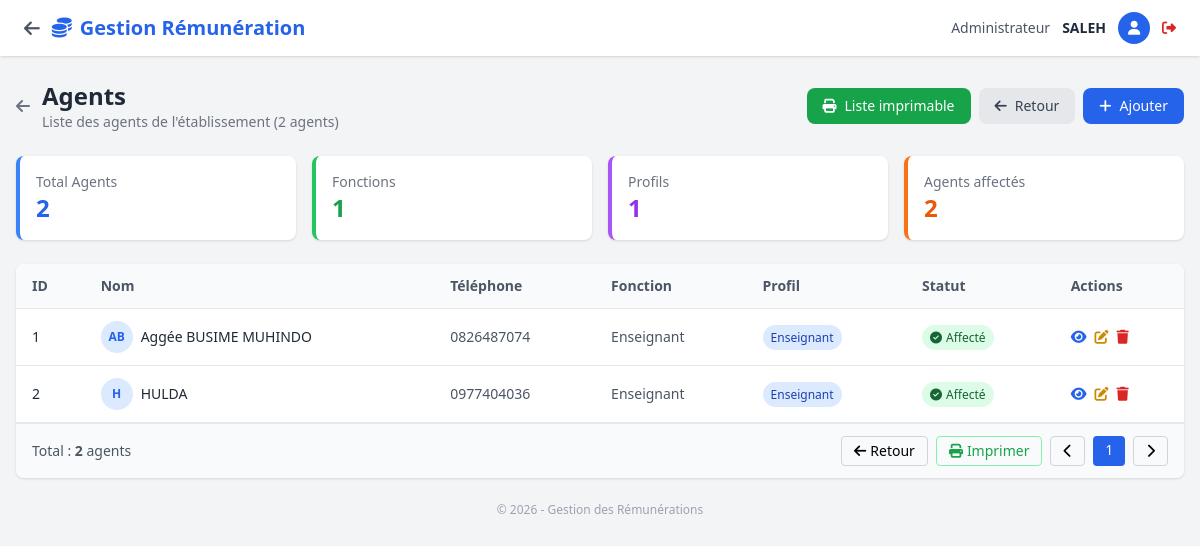
The page /pages/agents/index.php (signed in) on the database its author committed.
### tables this page shows
CREATE TABLE `agent` (
  `id_agent` int(11) NOT NULL,
  `nom_complet` varchar(150) NOT NULL,
  `adresse` varchar(255) DEFAULT NULL,
  `date_naissance` date DEFAULT NULL,
  `telephone` varchar(20) DEFAULT NULL,
  `profil` varchar(100) DEFAULT NULL,
  `lieu_naissance` varchar(100) DEFAULT NULL,
  `fonction` varchar(100) DEFAULT NULL
);

### Classes/Agent.php (called while the page is built, shortened)
<?php
require_once __DIR__ . '/../Config/Database.php';
class Agent {
    private $id_agent;
    private $nom_complet;
    private $telephone;
    private $profil;
    private $fonction;
    public function __construct(
        $nom_complet = null,
        $adresse = null,
        $date_naissance = null,
        $telephone = null,
        $profil = null,
        $lieu_naissance = null,
        $fonction = null,
        $id_agent = null
    ) {
        $this->id_agent = $id_agent;
        $this->nom_complet = $nom_complet;
        $this->telephone = $telephone;
        $this->profil = $profil;
        $this->fonction = $fonction;
    }
    public function getIdAgent() { return $this->id_agent; }
    public function getNomComplet() { return $this->nom_complet; }
    public function getTelephone() { return $this->telephone; }
    public function getProfil() { return $this->profil; }
    public function getFonction() { return $this->fonction; }
    public static function getAll($search = '') {
        $db = Database::getInstance();
        $sql = "SELECT * FROM agent";
        $params = [];
        $sql .= " ORDER BY nom_complet";
        try {
            $stmt = $db->prepare($sql);
            $stmt->execute();
            $agents = [];
            while ($row = $stmt->fetch(PDO::FETCH_ASSOC)) {
                $agents[] = new self(
                    $row['nom_complet'],
                    $row['adresse'],
                    $row['date_naissance'],
                    $row['telephone'],
                    $row['profil'],
                    $row['lieu_naissance'],
                    $row['fonction'],
                    $row['id_agent']
                );
            }
            return $agents;
        } catch (PDOException $e) {
            error_log("Erreur lors de la récupération des agents : " . $e->getMessage());
            return [];
        }
    }
}
?>

### Config/Database.php (called while the page is built, shortened)
<?php
class Database {
    private static $host = 'localhost';
    private static $db_name = 'gestion_remuneration';
    private static $user = 'root';
    private static $password = '';
    private static $conn;
    public static function connect() {
        self::$conn = null;
        try {
            $dsn = 'mysql:host=' . self::$host . ';dbname=' . self::$db_name . ';charset=utf8';
            self::$conn = new PDO($dsn, self::$user, self::$password);
            self::$conn->setAttribute(PDO::ATTR_ERRMODE, PDO::ERRMODE_EXCEPTION);
        } catch (PDOException $e) {
            die('Erreur de connexion : ' . $e->getMessage());
        }
        return self::$conn;
    }
    public static function getInstance() {
        return self::$conn;
    }
}
?>

### pages/agents/index.php (the view, shortened to what this page needs)
<?php
require_once __DIR__ . '/../../Config/Database.php';
require_once __DIR__ . '/../../Classes/Agent.php';
$agents = Agent::getAll();
$role = $_SESSION['user_role'] ?? 'Invité';
$username = $_SESSION['nom'] ?? $_SESSION['username'] ?? 'Utilisateur';
$totalAgents = count($agents);
?>
<!DOCTYPE html>
<html lang="fr">
<head>
    <script src="https://cdn.tailwindcss.com"></script>
    <link rel="stylesheet" href="https://cdnjs.cloudflare.com/ajax/libs/font-awesome/6.4.0/css/all.min.css">
</head>
<body class="bg-gray-100">
<nav class="bg-white shadow px-6 py-3 flex justify-between items-center flex-wrap gap-3">
    <div class="flex items-center gap-3">
        <a href="javascript:history.back()" class="text-gray-600 hover:text-blue-600 transition" title="Retour">
            <i class="fas fa-arrow-left text-lg"></i>
        </a>
        <h1 class="text-xl font-bold text-blue-600">
            <i class="fas fa-coins mr-2"></i>Gestion Rémunération
        </h1>
    </div>
    <div class="flex items-center gap-3 flex-wrap">
        <span class="text-sm text-gray-600"><?php echo htmlspecialchars($role); ?></span>
        <span class="text-sm font-semibold text-gray-800"><?php echo htmlspecialchars($username); ?></span>
        <div class="w-8 h-8 bg-blue-600 rounded-full flex items-center justify-center text-white">
            <i class="fas fa-user text-sm"></i>
        </div>
        <a href="../../logout.php" class="text-sm text-red-600 hover:text-red-800">
            <i class="fas fa-sign-out-alt"></i>
        </a>
    </div>
</nav>
<div class="max-w-7xl mx-auto px-4 py-6">
    <div class="flex justify-between items-center mb-6 flex-wrap gap-3">
        <div class="flex items-center gap-3">
            <a href="javascript:history.back()" class="text-gray-500 hover:text-blue-600 transition" title="Retour">
                <i class="fas fa-arrow-left"></i>
            </a>
            <div>
                <h2 class="text-2xl font-bold text-gray-800">Agents</h2>
                <p class="text-sm text-gray-500">Liste des agents de l'établissement (<?php echo $totalAgents; ?> agent<?php echo $totalAgents > 1 ? 's' : ''; ?>)</p>
            </div>
        </div>
        <div class="flex gap-2">
            <a href="printable_list.php" target="_blank" class="bg-green-600 hover:bg-green-700 text-white px-4 py-2 rounded-lg text-sm flex items-center gap-2 transition">
                <i class="fas fa-print"></i> Liste imprimable
            </a>
            <a href="javascript:history.back()" class="bg-gray-200 hover:bg-gray-300 text-gray-700 px-4 py-2 rounded-lg text-sm flex items-center gap-2 transition">
                <i class="fas fa-arrow-left"></i> Retour
            </a>
            <a href="add.php" class="bg-blue-600 hover:bg-blue-700 text-white px-4 py-2 rounded-lg text-sm flex items-center gap-2 transition">
                <i class="fas fa-plus"></i> Ajouter
            </a>
        </div>
    </div>
    <div class="grid grid-cols-1 sm:grid-cols-2 lg:grid-cols-4 gap-4 mb-6">
        <div class="bg-white rounded-lg shadow p-4 border-l-4 border-blue-500">
            <p class="text-sm text-gray-500">Total Agents</p>
            <p class="text-2xl font-bold text-blue-600"><?php echo $totalAgents; ?></p>
        </div>
        <?php
        $totalFonctions = 0;
        $fonctions = [];
        foreach ($agents as $agent) {
            $fonction = $agent->getFonction();
            if ($fonction && !in_array($fonction, $fonctions)) {
                $fonctions[] = $fonction;
                $totalFonctions++;
            }
        }
        ?>
        <div class="bg-white rounded-lg shadow p-4 border-l-4 border-green-500">
            <p class="text-sm text-gray-500">Fonctions</p>
            <p class="text-2xl font-bold text-green-600"><?php echo $totalFonctions; ?></p>
        </div>
        <?php
        $totalProfils = 0;
        $profils = [];
        foreach ($agents as $agent) {
            $profil = $agent->getProfil();
            if ($profil && !in_array($profil, $profils)) {
                $profils[] = $profil;
                $totalProfils++;
            }
        }
        ?>
        <div class="bg-white rounded-lg shadow p-4 border-l-4 border-purple-500">
            <p class="text-sm text-gray-500">Profils</p>
            <p class="text-2xl font-bold text-purple-600"><?php echo $totalProfils; ?></p>
        </div>
        <?php
        $aAffectation = 0;
        foreach ($agents as $agent) {
            $affectations = $agent->getAffectations();
            if (!empty($affectations)) {
                $aAffectation++;
            }
        }
        ?>
        <div class="bg-white rounded-lg shadow p-4 border-l-4 border-orange-500">
            <p class="text-sm text-gray-500">Agents affectés</p>
            <p class="text-2xl font-bold text-orange-600"><?php echo $aAffectation; ?></p>
        </div>
    </div>
    <div class="bg-white rounded-lg shadow overflow-hidden">
        <div class="overflow-x-auto">
            <table class="w-full text-sm">
                <thead class="bg-gray-50 border-b">
                    <tr>
                        <th class="px-4 py-3 text-left font-semibold text-gray-600">ID</th>
                        <th class="px-4 py-3 text-left font-semibold text-gray-600">Nom</th>
                        <th class="px-4 py-3 text-left font-semibold text-gray-600">Téléphone</th>
                        <th class="px-4 py-3 text-left font-semibold text-gray-600">Fonction</th>
                        <th class="px-4 py-3 text-left font-semibold text-gray-600">Profil</th>
                        <th class="px-4 py-3 text-left font-semibold text-gray-600">Statut</th>
                        <th class="px-4 py-3 text-left font-semibold text-gray-600">Actions</th>
                    </tr>
                </thead>
                <tbody>
                    <?php if (empty($agents)): ?>
                    <tr>
                        <td colspan="7" class="px-4 py-8 text-center text-gray-400">
                            <i class="fas fa-inbox text-3xl mb-2 block"></i>
                            Aucun agent trouvé
                        </td>
                    </tr>
                    <?php else: ?>
                        <?php foreach ($agents as $agent):
                            $affectations = $agent->getAffectations();
                            $aAffectation = !empty($affectations);
                        ?>
                        <tr class="border-b hover:bg-gray-50 transition">
                            <td class="px-4 py-3 font-medium text-gray-800"><?php echo $agent->getIdAgent(); ?></td>
                            <td class="px-4 py-3">
                                <div class="flex items-center gap-2">
                                    <div class="w-8 h-8 bg-blue-100 rounded-full flex items-center justify-center text-blue-600 text-xs font-bold">
                                        <?php
                                        $nom = $agent->getNomComplet();
                                        $initials = '';
                                        $parts = explode(' ', $nom);
                                        foreach ($parts as $part) {
                                            $initials .= strtoupper(substr($part, 0, 1));
                                        }
                                        echo substr($initials, 0, 2);
                                        ?>
                                    </div>
                                    <span class="font-medium text-gray-800"><?php echo htmlspecialchars($agent->getNomComplet()); ?></span>
                                </div>
                            </td>
                            <td class="px-4 py-3 text-gray-600"><?php echo $agent->getTelephone() ? htmlspecialchars($agent->getTelephone()) : '<span class="text-gray-400">-</span>'; ?></td>
                            <td class="px-4 py-3 text-gray-600"><?php echo $agent->getFonction() ? htmlspecialchars($agent->getFonction()) : '<span class="text-gray-400">-</span>'; ?></td>
                            <td class="px-4 py-3">
                                <?php
                                $profil = $agent->getProfil();
                                $color = 'gray';
                                if ($profil === 'Enseignant') $color = 'blue';
                                elseif ($profil === 'Administratif') $color = 'green';
                                elseif ($profil === 'Direction') $color = 'purple';
                                elseif ($profil === 'Technique') $color = 'orange';
                                ?>
                                <span class="px-2 py-1 rounded-full text-xs font-medium bg-<?php echo $color; ?>-100 text-<?php echo $color; ?>-800">
                                    <?php echo htmlspecialchars($profil ?: '-'); ?>
                                </span>
                            </td>
                            <td class="px-4 py-3">
                                <?php if ($aAffectation): ?>
                                <span class="px-2 py-1 rounded-full text-xs font-medium bg-green-100 text-green-800">
                                    <i class="fas fa-check-circle mr-1"></i>Affecté
                                </span>
                                <?php else: ?>
                                <span class="px-2 py-1 rounded-full text-xs font-medium bg-yellow-100 text-yellow-800">
                                    <i class="fas fa-clock mr-1"></i>En attente
                                </span>
                                <?php endif; ?>
                            </td>
                            <td class="px-4 py-3">
                                <div class="flex gap-2">
                                    <a href="view.php?id=<?php echo $agent->getIdAgent(); ?>" class="text-blue-600 hover:text-blue-800" title="Voir">
                                        <i class="fas fa-eye"></i>
                                    </a>
                                    <a href="edit.php?id=<?php echo $agent->getIdAgent(); ?>" class="text-yellow-600 hover:text-yellow-800" title="Modifier">
                                        <i class="fas fa-edit"></i>
                                    </a>
                                    <a href="delete.php?id=<?php echo $agent->getIdAgent(); ?>" class="text-red-600 hover:text-red-800" title="Supprimer" onclick="return confirm('Êtes-vous sûr de vouloir supprimer cet agent ?')">
                                        <i class="fas fa-trash"></i>
                                    </a>
                                </div>
                            </td>
                        </tr>
                        <?php endforeach; ?>
                    <?php endif; ?>
                </tbody>
            </table>
        </div>
        <div class="px-4 py-3 bg-gray-50 border-t flex justify-between items-center flex-wrap gap-2">
            <span class="text-sm text-gray-600">Total : <strong><?php echo $totalAgents; ?></strong> agent<?php echo $totalAgents > 1 ? 's' : ''; ?></span>
            <div class="flex gap-2">
                <a href="javascript:history.back()" class="px-3 py-1 border border-gray-300 rounded text-sm hover:bg-gray-100 transition flex items-center gap-1">
                    <i class="fas fa-arrow-left"></i> Retour
                </a>
                <a href="printable_list.php" target="_blank" class="px-3 py-1 border border-green-300 rounded text-sm hover:bg-green-50 transition flex items-center gap-1 text-green-600">
                    <i class="fas fa-print"></i> Imprimer
                </a>
                <button class="px-3 py-1 border border-gray-300 rounded text-sm hover:bg-gray-100 transition" disabled>
                    <i class="fas fa-chevron-left"></i>
                </button>
                <span class="px-3 py-1 bg-blue-600 text-white rounded text-sm">1</span>
                <button class="px-3 py-1 border border-gray-300 rounded text-sm hover:bg-gray-100 transition" disabled>
                    <i class="fas fa-chevron-right"></i>
                </button>
            </div>
        </div>
    </div>
    <div class="mt-6 text-center text-xs text-gray-400">
        © <?php echo date('Y'); ?> - Gestion des Rémunérations
    </div>
</div>
</body>
</html>

### rows shown on the page
agent: id_agent "1", initials "AB", nom_complet "Aggée BUSIME MUHINDO", telephone "0826487074", fonction "Enseignant", profil "Enseignant"
agent: id_agent "2", initials "H", nom_complet "HULDA", telephone "0977404036", fonction "Enseignant", profil "Enseignant"

### other values the page prints
$role "Administrateur"
$username "SALEH"
$totalAgents "2"
$totalFonctions "1"
$totalProfils "1"
$aAffectation "2"
